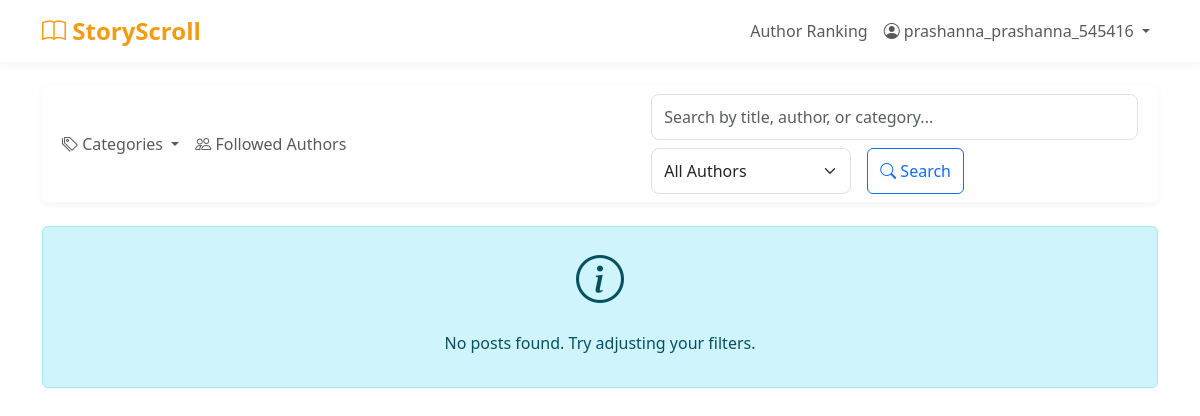
Page /reader/dashboard/ (signed in) on the earlier database version.
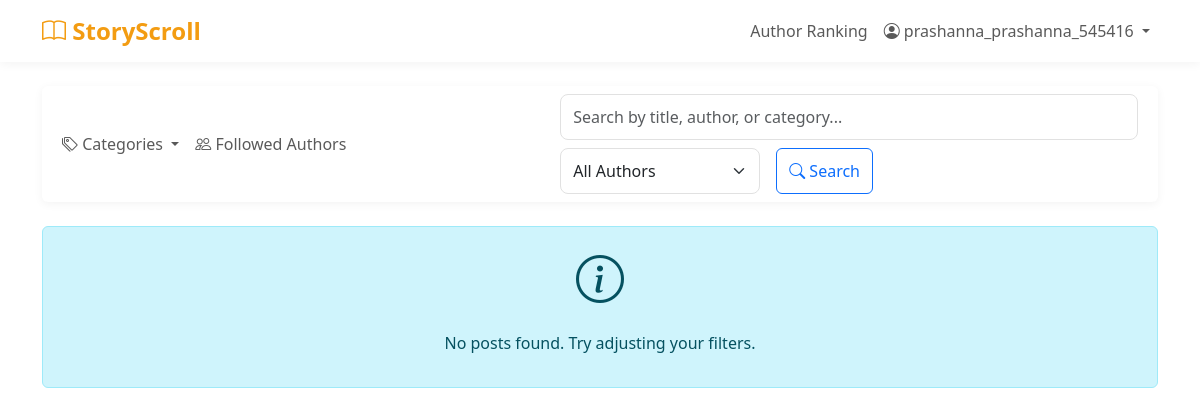
Same page on the later database version.
### blog/views.py (the view, shortened to what this page needs)
# urls.py: path('reader/dashboard/', views.reader_dashboard, name='reader_dashboard'),
@role_required(['Reader', 'Writer'])
def reader_dashboard(request):
    posts = Post.objects.all().order_by('-created_at')
    category = request.GET.get('category')
    author_id = request.GET.get('author')
    followed_only = request.GET.get('followed') == 'true'
    search_query = request.GET.get('search', '').strip()
    if category:
        posts = posts.filter(category=category)
    if author_id:
        posts = posts.filter(author_id=author_id)
    if followed_only:
        followed_authors = Follow.objects.filter(follower=request.user).values_list('followed_author_id', flat=True)
        posts = posts.filter(author_id__in=followed_authors)
    category_objects = Category.objects.all()
    if category_objects.exists():
        categories = [cat.name for cat in category_objects]
    else:
        categories = Post.objects.values_list('category', flat=True).distinct()
    authors = User.objects.filter(role='Writer')
    context = {
        'posts': posts,
        'categories': categories,
        'authors': authors,
        'selected_category': category,
        'selected_author': author_id,
        'followed_only': followed_only,
        'search_query': search_query,
    }
    return render(request, 'blog/reader_dashboard.html', context)

### blog/models.py (called while the page is built)
    def get_queryset(self):
        return super().get_queryset().filter(is_deleted=False)

    def get_queryset(self):
        return super().get_queryset().filter(is_deleted=False)

    def get_queryset(self):
        return super().get_queryset().filter(is_deleted=False)

### blog/templates/blog/reader_dashboard.html (shortened to what the changed rows need)
{% extends 'blog/base.html' %}

### blog/templates/blog/base.html (shortened to what this page needs)
<!DOCTYPE html>
<html lang="en">
<head>
    <link href="https://cdn.jsdelivr.net/npm/bootstrap@5.3.0/dist/css/bootstrap.min.css" rel="stylesheet">
    <link rel="stylesheet" href="https://cdn.jsdelivr.net/npm/bootstrap-icons@1.11.0/font/bootstrap-icons.css">
</head>
<body>
    {% if user.is_authenticated %}
    <nav class="navbar navbar-expand-lg navbar-light mb-4">
        <div class="container">
            <a class="navbar-brand" href="{% url 'home' %}">
                <i class="bi bi-book"></i> StoryScroll
            </a>
            <div class="collapse navbar-collapse" id="navbarNav">
                <ul class="navbar-nav ms-auto">
                    {% if user.role == 'Reader' %}
                        <li class="nav-item"><a class="nav-link" href="{% url 'author_ranking' %}">Author Ranking</a></li>
                    {% elif user.role == 'Writer' %}
                        <li class="nav-item"><a class="nav-link" href="{% url 'author_ranking' %}">Author Ranking</a></li>
                    {% endif %}
                    <li class="nav-item dropdown">
                        <a class="nav-link dropdown-toggle" href="#" id="navbarDropdown" role="button" data-bs-toggle="dropdown">
                            <i class="bi bi-person-circle"></i> {{ user.username }}
                        </a>
                    </li>
                </ul>
            </div>
        </div>
    </nav>
    {% endif %}
    <div class="container">
        {% block content %}{% endblock %}
    </div>
</body>
</html>

Differences in the rows shown:
changed User "prashanna_prashanna_545416": role "Reader" → "Writer" (drawn)
